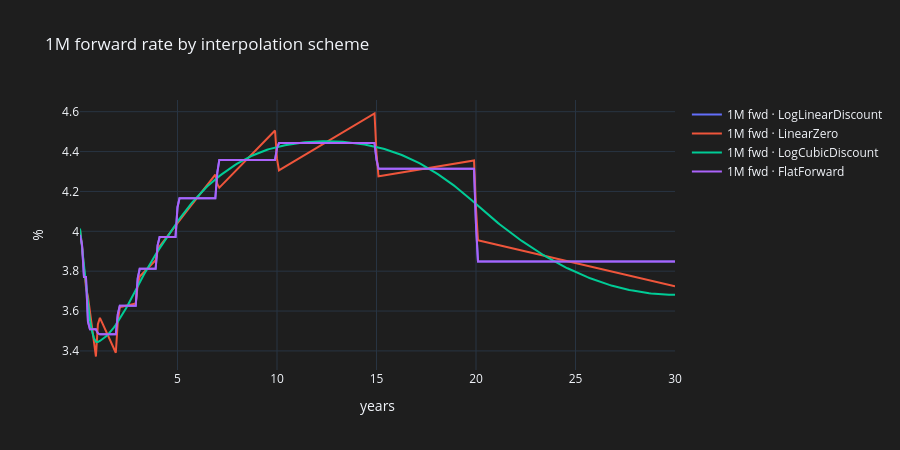

This figure's notebook cell:
### Markdown cell above
## 3. Interpolation schemes

Same inputs, different bootstrap interpolators. Zero rates agree closely, but forwards differ a lot: log-linear discount gives jagged forwards, cubic is smooth (and can overshoot).

### Code cell
curves = {name: h.SofrCurve(interpolator=name) for name in h.INTERPOLATORS}
ts = np.linspace(0.1, 30, 300)

def zero(c, t):  return c.curve.zeroRate(float(t), ql.Continuous).rate() * 100
def fwd1m(c, t): return c.curve.forwardRate(float(t), float(t) + 1/12, ql.Continuous).rate() * 100

fig = go.Figure()
for name, c in curves.items():
    fig.add_scatter(x=ts, y=[fwd1m(c, t) for t in ts], name=f"1M fwd · {name}")
fig.update_layout(title="1M forward rate by interpolation scheme", xaxis_title="years", yaxis_title="%", height=450)
fig.show()

tbl = pd.DataFrame({name: [zero(c, t) for t in (1, 2, 5, 10, 20, 30)] for name, c in curves.items()},
                   index=["1Y", "2Y", "5Y", "10Y", "20Y", "30Y"])
display(tbl)

### Figure 1 — Plotly figure (JSON) as saved in the notebook; plotly's stock layout.template omitted (floating-point values rounded to 4 significant figures; data arrays with more than 128 entries replaced by an {"elided": "..."} marker saying what was removed)
{"data": [{"name": "1M fwd · LogLinearDiscount", "type": "scatter", "x": {"elided": "300 float values"}, "y": {"elided": "300 float values"}}, {"name": "1M fwd · LinearZero", "type": "scatter", "x": {"elided": "300 float values"}, "y": {"elided": "300 float values"}}, {"name": "1M fwd · LogCubicDiscount", "type": "scatter", "x": {"elided": "300 float values"}, "y": {"elided": "300 float values"}}, {"name": "1M fwd · FlatForward", "type": "scatter", "x": {"elided": "300 float values"}, "y": {"elided": "300 float values"}}], "layout": {"height": 450, "title": {"text": "1M forward rate by interpolation scheme"}, "xaxis": {"title": {"text": "years"}}, "yaxis": {"title": {"text": "%"}}}}
